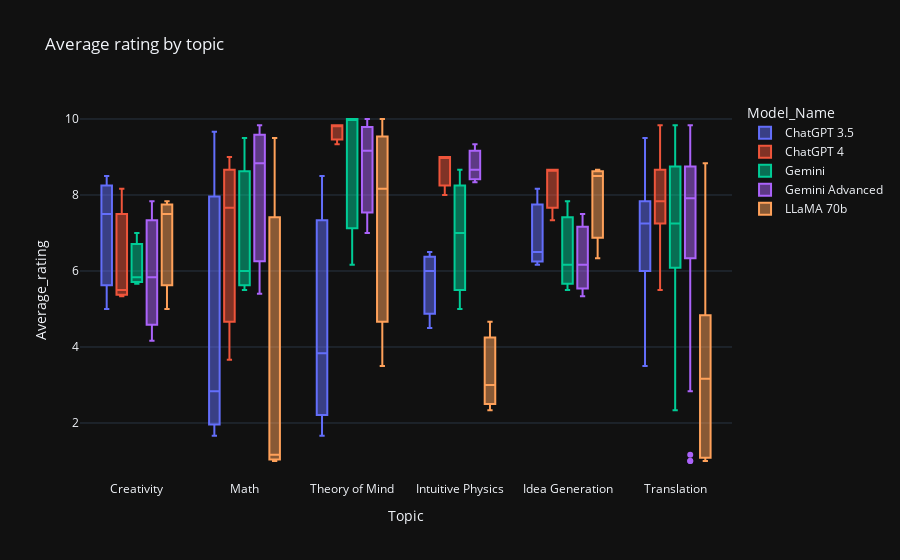

The notebook cell this image was saved under:
### Markdown cell above
Average rating by model and topic as grouped box plot

### Code cell
fig = px.box(data, x='Topic', y='Average_rating', color='Model_Name', title='Average rating by topic')
fig.show()

### Figure 1 — Plotly figure (JSON) as saved in the notebook; plotly's stock layout.template omitted (floating-point values rounded to 4 significant figures)
{"data": [{"alignmentgroup": "True", "hovertemplate": "Model_Name=ChatGPT 3.5<br>Topic=%{x}<br>Average_rating=%{y}<extra></extra>", "legendgroup": "ChatGPT 3.5", "marker": {"color": "#636efa"}, "name": "ChatGPT 3.5", "notched": false, "offsetgroup": "ChatGPT 3.5", "orientation": "v", "showlegend": true, "x": ["Creativity", "Creativity", "Creativity", "Math", "Math", "Math", "Theory of Mind", "Theory of Mind", "Theory of Mind", "Intuitive Physics", "Intuitive Physics", "Intuitive Physics", "Idea Generation", "Idea Generation", "Idea Generation", "Translation", "Translation", "Translation", "Translation", "Translation", "Translation", "Translation", "Translation", "Translation", "Translation", "Translation", "Translation", "Translation", "Translation", "Translation", "Translation", "Translation", "Translation", "Translation", "Translation", "Translation", "Translation", "Translation", "Translation", "Translation", "Translation", "Translation", "Translation"], "x0": " ", "xaxis": "x", "y": [7.5, 8.5, 5.0, 9.667, 1.667, 2.833, 3.833, 8.5, 1.667, 6.0, 6.5, 4.5, 8.167, 6.5, 6.167, 7.833, 7.167, 4.167, 4.833, 7.5, 7.833, 6.0, 5.5, 5.833, 6.0, 3.5, 3.833, 7.167, 9.5, 7.667, 7.667, 8.0, 9.5, 8.167, 7.333, 7.5, 9.333, 7.0, 6.167, 7.5, 8.0, 6.833, 6.667], "y0": " ", "yaxis": "y", "type": "box"}, {"alignmentgroup": "True", "hovertemplate": "Model_Name=ChatGPT 4<br>Topic=%{x}<br>Average_rating=%{y}<extra></extra>", "legendgroup": "ChatGPT 4", "marker": {"color": "#EF553B"}, "name": "ChatGPT 4", "notched": false, "offsetgroup": "ChatGPT 4", "orientation": "v", "showlegend": true, "x": ["Creativity", "Creativity", "Creativity", "Math", "Math", "Math", "Theory of Mind", "Theory of Mind", "Theory of Mind", "Intuitive Physics", "Intuitive Physics", "Intuitive Physics", "Idea Generation", "Idea Generation", "Idea Generation", "Translation", "Translation", "Translation", "Translation", "Translation", "Translation", "Translation", "Translation", "Translation", "Translation", "Translation", "Translation", "Translation", "Translation", "Translation", "Translation", "Translation", "Translation", "Translation", "Translation", "Translation", "Translation", "Translation", "Translation", "Translation", "Translation", "Translation", "Translation"], "x0": " ", "xaxis": "x", "y": [5.5, 5.333, 8.167, 9.0, 7.667, 3.667, 9.833, 9.833, 9.333, 8.0, 9.0, 9.0, 8.667, 7.333, 8.667, 5.667, 9.167, 7.833, 7.667, 8.0, 9.5, 7.333, 6.833, 7.5, 9.167, 5.5, 5.667, 5.667, 9.833, 8.167, 8.333, 6.5, 7.333, 8.667, 9.0, 7.6, 9.667, 7.833, 8.0, 8.0, 8.667, 7.167, 7.5], "y0": " ", "yaxis": "y", "type": "box"}, {"alignmentgroup": "True", "hovertemplate": "Model_Name=Gemini<br>Topic=%{x}<br>Average_rating=%{y}<extra></extra>", "legendgroup": "Gemini", "marker": {"color": "#00cc96"}, "name": "Gemini", "notched": false, "offsetgroup": "Gemini", "orientation": "v", "showlegend": true, "x": ["Creativity", "Creativity", "Creativity", "Math", "Math", "Math", "Theory of Mind", "Theory of Mind", "Theory of Mind", "Intuitive Physics", "Intuitive Physics", "Intuitive Physics", "Idea Generation", "Idea Generation", "Idea Generation", "Translation", "Translation", "Translation", "Translation", "Translation", "Translation", "Translation", "Translation", "Translation", "Translation", "Translation", "Translation", "Translation", "Translation", "Translation", "Translation", "Translation", "Translation", "Translation", "Translation", "Translation", "Translation", "Translation", "Translation", "Translation", "Translation", "Translation", "Translation"], "x0": " ", "xaxis": "x", "y": [5.667, 7.0, 5.833, 6.0, 9.5, 5.5, 10.0, 6.167, 10.0, 8.667, 7.0, 5.0, 5.5, 7.833, 6.167, 8.833, 8.667, 5.5, 5.5, 5.833, 7.667, 6.667, 6.833, 6.333, 5.0, 3.833, 3.667, 9.0, 9.833, 6.5, 7.167, 7.167, 8.667, 9.167, 9.0, 8.333, 9.833, 8.667, 9.0, 7.833, 6.5, 7.333, 2.333], "y0": " ", "yaxis": "y", "type": "box"}, {"alignmentgroup": "True", "hovertemplate": "Model_Name=Gemini Advanced<br>Topic=%{x}<br>Average_rating=%{y}<extra></extra>", "legendgroup": "Gemini Advanced", "marker": {"color": "#ab63fa"}, "name": "Gemini Advanced", "notched": false, "offsetgroup": "Gemini Advanced", "orientation": "v", "showlegend": true, "x": ["Creativity", "Creativity", "Creativity", "Math", "Math", "Math", "Theory of Mind", "Theory of Mind", "Theory of Mind", "Intuitive Physics", "Intuitive Physics", "Intuitive Physics", "Idea Generation", "Idea Generation", "Idea Generation", "Translation", "Translation", "Translation", "Translation", "Translation", "Translation", "Translation", "Translation", "Translation", "Translation", "Translation", "Translation", "Translation", "Translation", "Translation", "Translation", "Translation", "Translation", "Translation", "Translation", "Translation", "Translation", "Translation", "Translation", "Translation", "Translation", "Translation", "Translation"], "x0": " ", "xaxis": "x", "y": [7.833, 4.167, 5.833, 8.833, 9.833, 5.4, 10.0, 7.0, 9.167, 9.333, 8.667, 8.333, 6.167, 5.333, 7.5, 7.0, 8.0, 1.0, 6.333, 8.5, 6.333, 7.833, 7.833, 8.667, 9.667, 6.333, 4.333, 9.167, 9.333, 7.833, 8.0, 8.0, 9.333, 8.167, 8.833, 9.0, 9.833, 8.667, 1.0, 7.167, 1.167, 2.833, 2.833], "y0": " ", "yaxis": "y", "type": "box"}, {"alignmentgroup": "True", "hovertemplate": "Model_Name=LLaMA 70b<br>Topic=%{x}<br>Average_rating=%{y}<extra></extra>", "legendgroup": "LLaMA 70b", "marker": {"color": "#FFA15A"}, "name": "LLaMA 70b", "notched": false, "offsetgroup": "LLaMA 70b", "orientation": "v", "showlegend": true, "x": ["Creativity", "Creativity", "Creativity", "Math", "Math", "Math", "Theory of Mind", "Theory of Mind", "Theory of Mind", "Intuitive Physics", "Intuitive Physics", "Intuitive Physics", "Idea Generation", "Idea Generation", "Idea Generation", "Translation", "Translation", "Translation", "Translation", "Translation", "Translation", "Translation", "Translation", "Translation", "Translation", "Translation", "Translation", "Translation", "Translation", "Translation", "Translation", "Translation", "Translation", "Translation", "Translation", "Translation", "Translation", "Translation", "Translation", "Translation", "Translation", "Translation", "Translation"], "x0": " ", "xaxis": "x", "y": [5.0, 7.833, 7.5, 9.5, 1.0, 1.167, 10.0, 8.167, 3.5, 4.667, 3.0, 2.333, 6.333, 8.667, 8.5, 8.667, 8.833, 1.0, 2.0, 4.667, 4.333, 3.0, 3.0, 4.5, 5.0, 1.0, 3.167, 6.833, 4.0, 1.0, 1.0, 5.4, 5.667, 1.0, 1.0, 7.167, 3.833, 1.0, 1.5, 4.0, 3.167, 1.167, 1.667], "y0": " ", "yaxis": "y", "type": "box"}], "layout": {"xaxis": {"anchor": "y", "domain": [0.0, 1.0], "title": {"text": "Topic"}}, "yaxis": {"anchor": "x", "domain": [0.0, 1.0], "title": {"text": "Average_rating"}}, "legend": {"title": {"text": "Model_Name"}, "tracegroupgap": 0}, "title": {"text": "Average rating by topic"}, "boxmode": "group"}}
